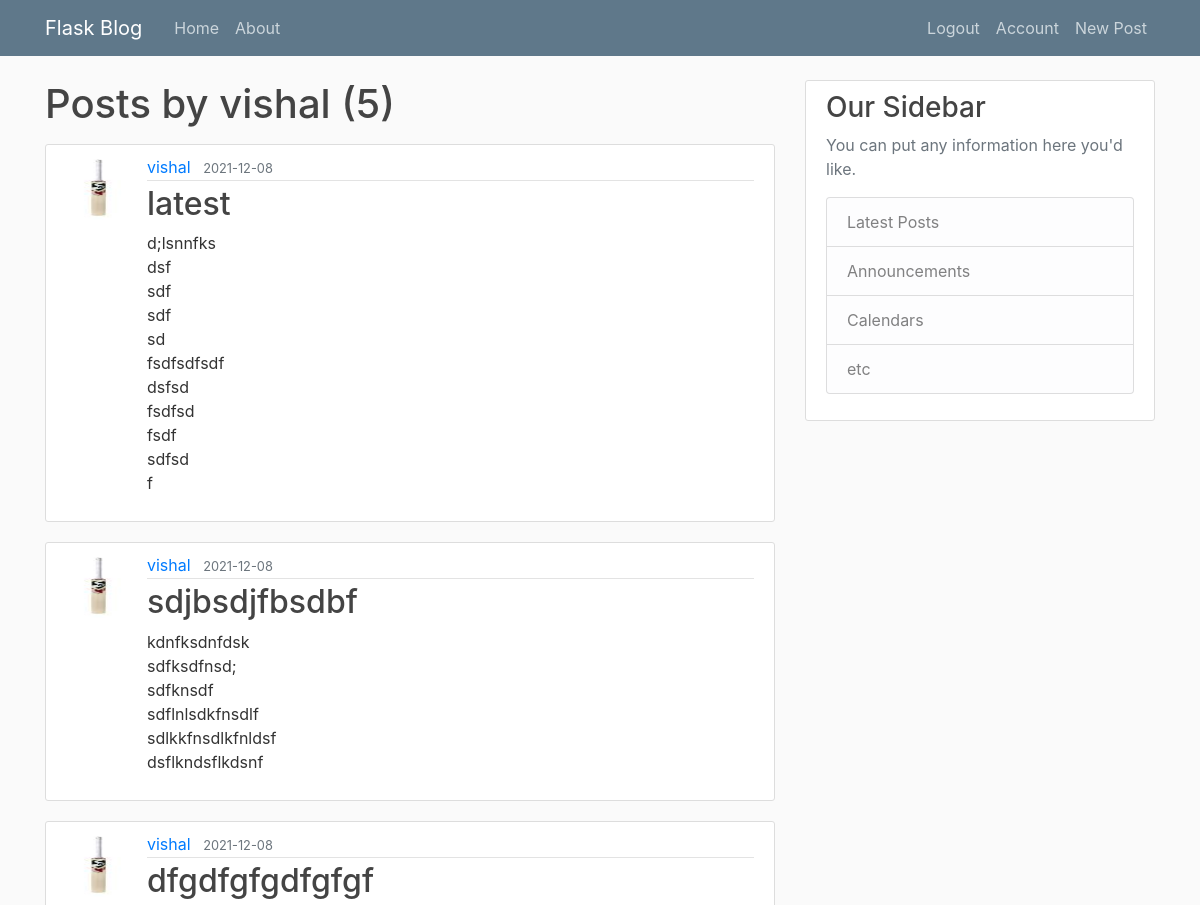
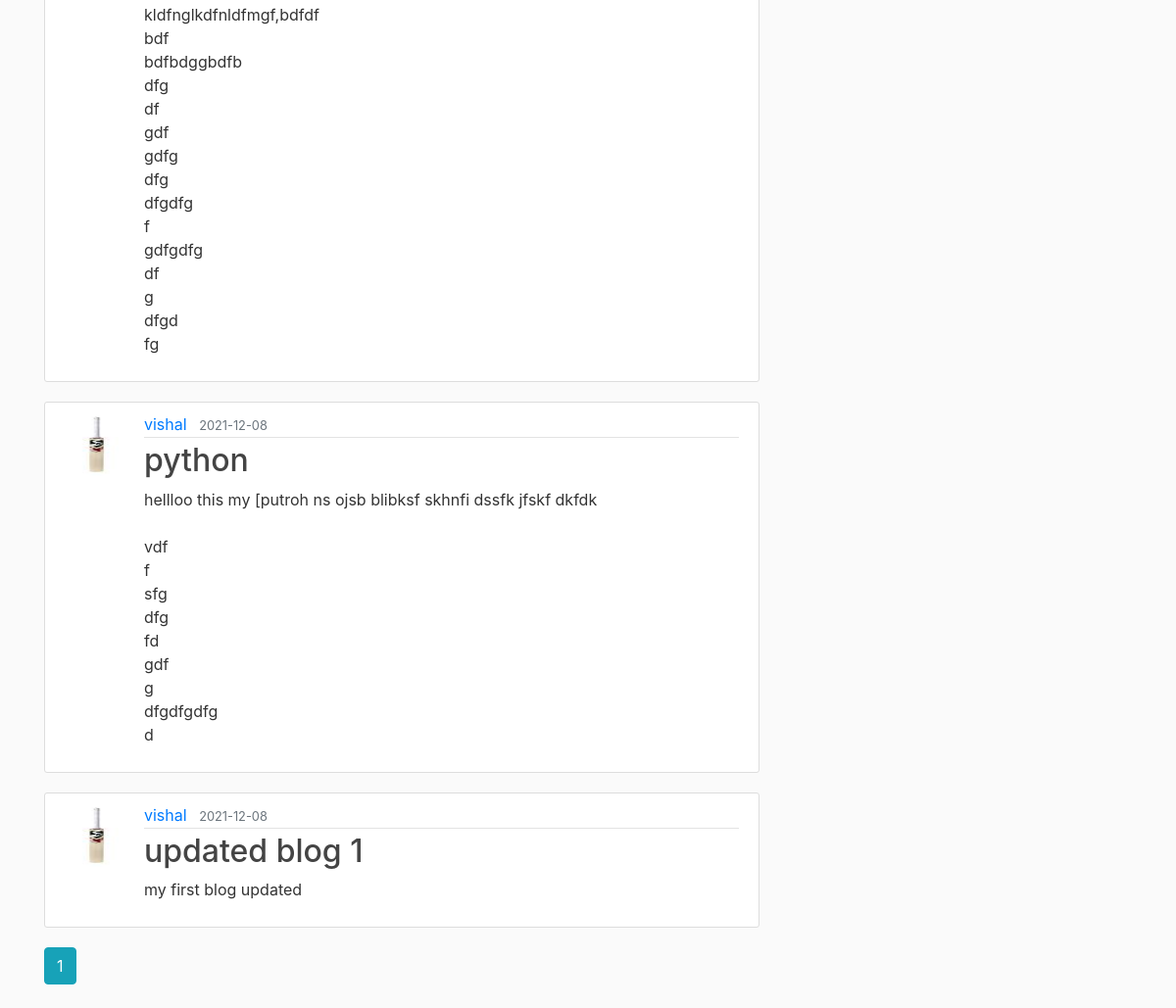
/user/vishal (signed in), run on the app's committed database (2 pictures, top to bottom).
### flask_blog/models.py (models this page shows, shortened)
class User(db.Model, UserMixin):
    id = db.Column(db.Integer, primary_key=True)
    username = db.Column(db.String(20), unique=True, nullable=False)
    email = db.Column(db.String(120), unique=True, nullable=False)
    image_file = db.Column(db.String(20), nullable=False,default='default.jpg')
    password = db.Column(db.String(60), nullable=False)
    posts = db.relationship('Post', backref='author', lazy=True)

class Post(db.Model):
    id = db.Column(db.Integer,primary_key=True)
    title = db.Column(db.String(100),nullable=False)
    date_posted = db.Column(db.DateTime,nullable=False,default=datetime.utcnow)
    content = db.Column(db.Text, nullable=False)
    user_id =db.Column(db.Integer,db.ForeignKey('user.id'),nullable=False)

### flask_blog/users/routes.py (the view)
@users.route("/user/<string:username>")
def user_post(username):
    page = request.args.get('page', 1, type=int)
    user = User.query.filter_by(username=username).first_or_404()
    posts = Post.query.filter_by(author=user)\
            .order_by(Post.date_posted.desc())\
            .paginate(page=page,per_page=5)
    return render_template("user_post.html",posts=posts,user=user)

### flask_blog/models.py (called while the page is built)
@login_manager.user_loader
def load_user(user_id):
    return User.query.get(int(user_id))

### flask_blog/templates/user_post.html (shortened to what this page needs)
{% extends "base.html" %}
{% block content %}
    <h1 class="mb-3">Posts by {{user.username}} ({{posts.total}}) </h1>
    {% for post in posts.items %}
        <article class="media content-section">
          <img class="rounded-circle article-img" src="{{ url_for('static', filename='profile_pictures/' + post.author.image_file) }}">
          <div class="media-body">
            <div class="article-metadata">
              <a class="mr-2" href="{{url_for('users.user_post',username=post.author.username)}}">{{ post.author.username }}</a>
              <small class="text-muted">{{ post.date_posted.strftime('%Y-%m-%d') }}</small>
            </div>
            <h2><a class="article-title" href="{{ url_for('posts.post',post_id=post.id) }}">{{ post.title }}</a></h2>
            <p class="article-content">{{ post.content }}</p>
          </div>
        </article>
    {% endfor %}
    {% for page_num in posts.iter_pages(left_edge=1, right_edge=1,left_current=1, right_current=2) %}
      {% if page_num %}
        {% if posts.page == page_num %}
          <a class="btn btn-info mb-4" href="{{ url_for('users.user_post',username=user.username,page=page_num)}}">{{ page_num }}</a>
        {% else %}
           <a class="btn btn-outline-info mb-4" href="{{ url_for('users.user_post',username=user.username,page=page_num)}}">{{ page_num }}</a>
        {% endif %}
      {% endif %}
    {% endfor %}
{% endblock content %}

### flask_blog/static/main.css (style rules this page uses)
body { background: #fafafa; color: #333333; margin-top: 5rem; }
h1, h2, h3, h4, h5, h6 { color: #444444; }
.content-section { background: #ffffff; padding: 10px 20px; border: 1px solid #dddddd; border-radius: 3px; margin-bottom: 20px; }
.article-title { color: #444444; }
.article-content { white-space: pre-line; }
.article-img { height: 65px; width: 65px; margin-right: 16px; }
.article-metadata { padding-bottom: 1px; margin-bottom: 4px; border-bottom: 1px solid #e3e3e3 }

### data on the page
User: username "vishal"
Post: image_file (picture), author.username "vishal", date_posted "2021-12-08", title "latest", content "d;lsnnfks dsf sdf sdf sd fsdfsdfsdf dsfsd fsdfsd fsdf sdfsd f"
Post: image_file (picture), author.username "vishal", date_posted "2021-12-08", title "sdjbsdjfbsdbf", content "kdnfksdnfdsk sdfksdfnsd; sdfknsdf sdflnlsdkfnsdlf sdlkkfnsdlkfnldsf dsflkndsflkdsnf"
Post: image_file (picture), author.username "vishal", date_posted "2021-12-08", title "dfgdfgfgdfgfgf", content "kldfnglkdfnldfmgf,bdfdf bdf bdfbdggbdfb dfg df gdf gdfg dfg dfgdfg f gdfgdfg df g dfgd fg"
Post: image_file (picture), author.username "vishal", date_posted "2021-12-08", title "python", content "hellloo this my [putroh ns ojsb blibksf skhnfi dssfk jfskf dkfdk vdf f sfg dfg fd gdf g dfgdfgdfg d"
Post: image_file (picture), author.username "vishal", date_posted "2021-12-08", title "updated blog 1", content "my first blog updated"

### other printed values
{{ posts.total }} "5"
{{ page_num }} "1"
